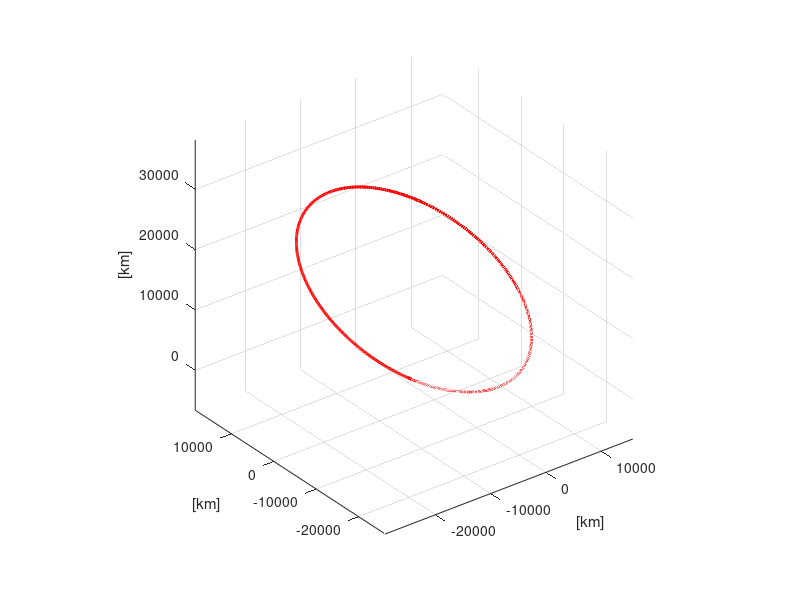

The MATLAB script that drew this image: (Note: this script raises an error after producing the figure.)
clear all;
close all;
clc;
% vetores iniciais
r_0 = [205.081; 5393.556; -5866.674]; % [km]
v_0 = [-5.518; 6.72; 2.901]; % [km/s]
% vetor de condições iniciais
X_0 = [r_0; v_0];

% parametro gravitacional par uma orbita Terrestr u = G * m_Terra
u = 3.986e5;

% energia total específica orbital
E = norm(v_0)^2/2 - u/norm(r_0);
% semieixo maior da órbita
a = -u/(2*E);
% período da órbita
T = 2*pi*sqrt(a^3/u);

% Sistema de equações para o sistema dos dois corpos
doisCorpos = @(t, X) [zeros(3,3), eye(3); -(u/norm(X(1:3,1))^3)*eye(3), zeros(3,3)]*X;

% o tempo de integração, será feito igual a um período orbinal
options = odeset('RelTol',1e-9);
[t X] = ode45(doisCorpos, [0 10*T], X_0, options);


% posição e velocidade de primeira orbita propagada
r_i = [ X(1,1) X(1,2) X(1,3)];
v_i = [ X(1,4) X(1,5) X(1,6)];
% posição e velocidade de primeira orbita propagada
r_f = [ X(end,1) X(end,2) X(end,3)];
v_f = [ X(end,4) X(end,5) X(end,6)];
% energia total específica orbital para primeira orbita
E_i = norm(v_i)^2/2 - u/norm(r_i);
% energia total específica orbital para ultima orbita
E_f = norm(v_f)^2/2 - u/norm(r_f);
% semieixo maior da primeira órbita
a_i = -u/(2*E_i);
% semieixo maior da ultima órbita
a_f = -u/(2*E_f);
% plot dos vetores de posição

disp(['discrepancia = ',num2str(a_i-a_f),' [km]']);
plot3(X(:,1),X(:,2),X(:,3),'LineWidth',2,'Color','red');
hold;

%view(cross(r_0,v_0));

% % o tempo de integração, será feito igual a um período orbinal
% [t X] = ode15s(doisCorpos, [0 T], X_0);
% 
% % plot dos vetores de posição
% plot3(X(:,1),X(:,2),X(:,3),'b');
% 
% % o tempo de integração, será feito igual a um período orbinal
% [t X] = ode23s(doisCorpos, [0 T], X_0);
% 
% % plot dos vetores de posição
% plot3(X(:,1),X(:,2),X(:,3),'r');

% % plot do modelo terrestre
% r_e = 6378.137; % raio equatorial
% r_p = 6356.752; % raio polar
% [x, y, z] = referenceEllipsoid(0,0,0,r_e,r_e,r_p,30);
% surf(x, y, z);
%grs80 = referenceEllipsoid('GRS80','km');


% % PLOTAGEM DA TERRA NO MODELO DE ELIPSOIDE 'GRS80'
% grs80 = referenceEllipsoid('GRS80','km');
% figure('Renderer','opengl');
% ax = axesm('globe','Geoid',grs80,'Grid','on', ...
%     'GLineWidth',1,'GLineStyle','-',...
%     'Gcolor',[0.9 0.9 0.1],'Galtitude',100);
% ax.Position = [0 0 1 1];
% view(3)
% load topo
% geoshow(topo,topolegend,'DisplayType','texturemap')
% demcmap(topo)
% land = shaperead('landareas','UseGeoCoords',true);
% plotm([land.Lat],[land.Lon],'Color','black')
% rivers = shaperead('worldrivers','UseGeoCoords',true);
% plotm([rivers.Lat],[rivers.Lon],'Color','blue')


xlabel('[km]');
ylabel('[km]');
zlabel('[km]');
axis equal;
grid;


% lat = atan(X(:,3)./sqrt(X(:,1).^2 + X(:,2).^2))*180/pi;
% for i=1:length(X(:,1))
%     lon(i,1) = acos(X(i,1)/sqrt(X(i,1)^2 + X(i,2)^2));
%     if X(i,2) < 0
%         lon(i,1) = -lon(i,1);
%     end
%     lon(i,1) = lon(i,1)*180/pi;
% end
%plot(x,y);
%grid minor;
%plot(lon,lat,'.');

grs80 = referenceEllipsoid('GRS80','km');
[lat,lon,h] = ecef2geodetic(grs80,X(:,1),X(:,2),X(:,3));
load geoid
figure
axesm eckert4; 
framem; gridm;
axis off;
geoshow(geoid, geoidrefvec, 'DisplayType', 'texturemap');
hcb = colorbar('southoutside');
set(get(hcb,'Xlabel'),'String','EGM96 Geoid Heights in Meters.')
geoshow('landareas.shp', 'FaceColor', [0.5 1.0 0.5]);
geoshow(lat,lon,'LineWidth',2 ,'Color','red');


